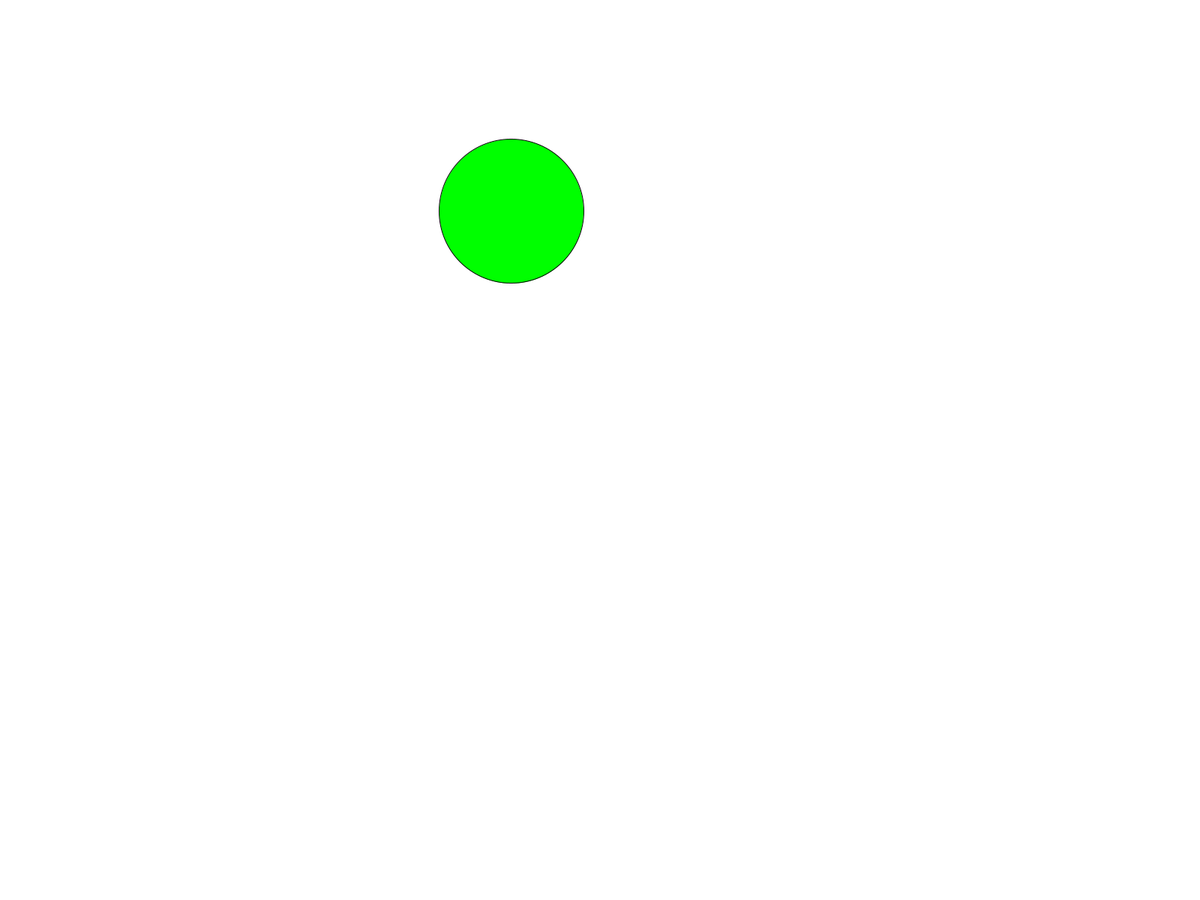
Frame 1 (no input)
Frame 60 (the mouse pressed at the canvas centre just before this capture): identical to frame 1, image omitted
Frame 120 (the mouse held since frame 60 and released just before this capture): identical to frame 1, image omitted

The Processing sketch that drew this single still picture (run headless with seeded random() and noise(); from frame 60 on, the mouse is pressed at the canvas centre):

// Processing sketch: CursorInsideCircle_RANDOM_SIZE_
// ── CursorInsideCircle_RANDOM_SIZE_.pde
float circleX;
float circleY;
float circleR;

void setup()
{
  fullScreen();
  background(255);
  circleX = random(100,1000);
  circleY = random(100,800);
  circleR = random(20,100);
}

void draw()
{
  background(255);
  if(isinsideCircle(circleX,circleY, circleR, mouseX, mouseY))
{
  //red
  fill(255,0,0);
}
  else
  {
  //green
  fill(0,255,0);
}
  ellipse(circleX,circleY,2*circleR,2*circleR);
}
  
float distance(float p1X, float p1Y, float p2X, float p2Y)
{
 float a=abs(p1X-p2X);
 float b=abs(p1Y-p2Y);
 float c=sqrt(a*a+b*b);
 return c;
}

boolean isinsideCircle(float cx, float cy, float r, float px, float py)
{
  return distance(cx, cy, px, py) <= r;
}
